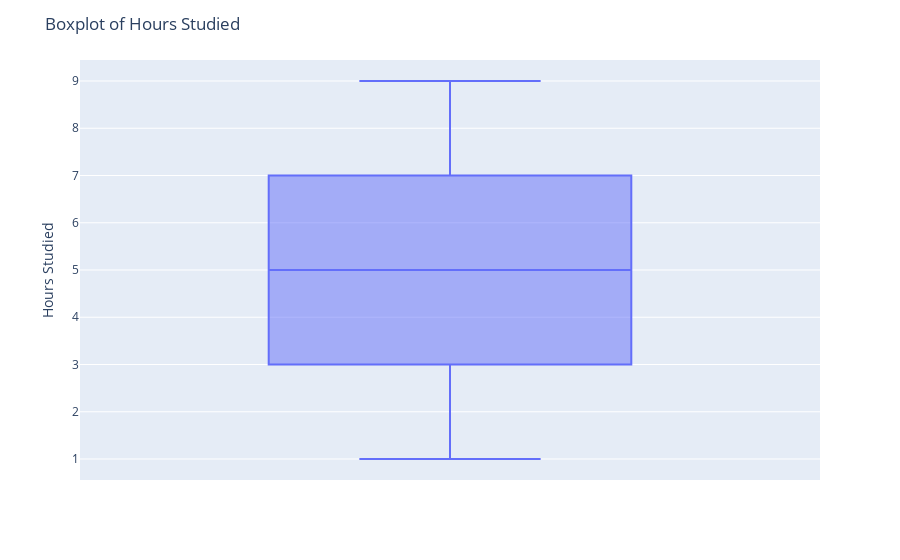
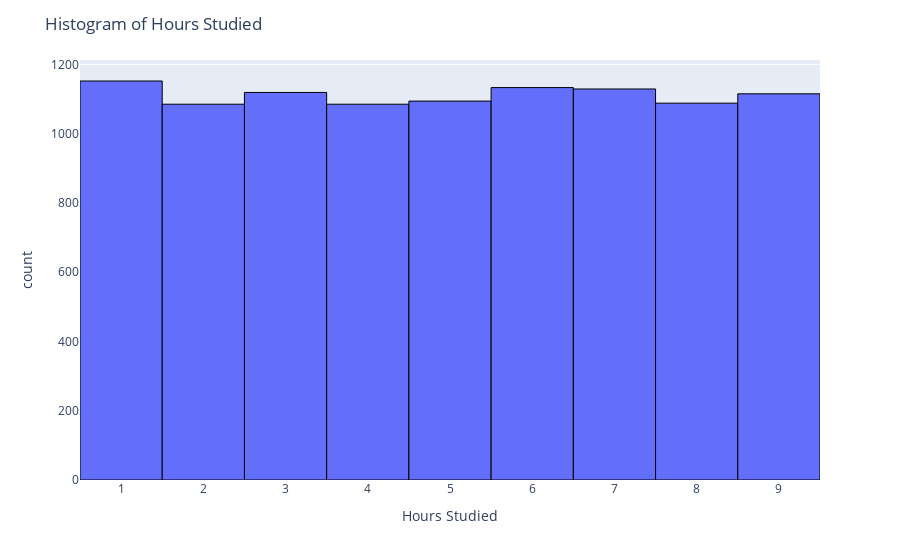

Notebook source saved alongside these figures, in order:
### Code cell
fig = px.box(df, y='Hours Studied')
fig.update_layout(title='Boxplot of Hours Studied')

fig2 = px.histogram(df, x='Hours Studied')
fig2.update_layout(title='Histogram of Hours Studied')

fig2.update_traces(marker_line_width=1, marker_line_color='black')

fig.show()
fig2.show()

### Figure 1 — Plotly figure (JSON) as saved in the notebook; plotly's stock layout.template omitted (floating-point values rounded to 4 significant figures; data arrays with more than 128 entries replaced by an {"elided": "..."} marker saying what was removed)
{"data": [{"alignmentgroup": "True", "hovertemplate": "Hours Studied=%{y}<extra></extra>", "legendgroup": "", "marker": {"color": "#636efa"}, "name": "", "notched": false, "offsetgroup": "", "orientation": "v", "showlegend": false, "type": "box", "x0": " ", "xaxis": "x", "y": {"elided": "10000 int values"}, "y0": " ", "yaxis": "y"}], "layout": {"boxmode": "group", "legend": {"tracegroupgap": 0}, "margin": {"t": 60}, "title": {"text": "Boxplot of Hours Studied"}, "xaxis": {"anchor": "y", "domain": [0, 1]}, "yaxis": {"anchor": "x", "domain": [0, 1], "title": {"text": "Hours Studied"}}}}

### Figure 2 — Plotly figure (JSON) as saved in the notebook; plotly's stock layout.template omitted (floating-point values rounded to 4 significant figures; data arrays with more than 128 entries replaced by an {"elided": "..."} marker saying what was removed)
{"data": [{"alignmentgroup": "True", "bingroup": "x", "hovertemplate": "Hours Studied=%{x}<br>count=%{y}<extra></extra>", "legendgroup": "", "marker": {"color": "#636efa", "line": {"color": "black", "width": 1}, "pattern": {"shape": ""}}, "name": "", "offsetgroup": "", "orientation": "v", "showlegend": false, "type": "histogram", "x": {"elided": "10000 int values"}, "xaxis": "x", "yaxis": "y"}], "layout": {"barmode": "relative", "legend": {"tracegroupgap": 0}, "margin": {"t": 60}, "title": {"text": "Histogram of Hours Studied"}, "xaxis": {"anchor": "y", "domain": [0, 1], "title": {"text": "Hours Studied"}}, "yaxis": {"anchor": "x", "domain": [0, 1], "title": {"text": "count"}}}}
